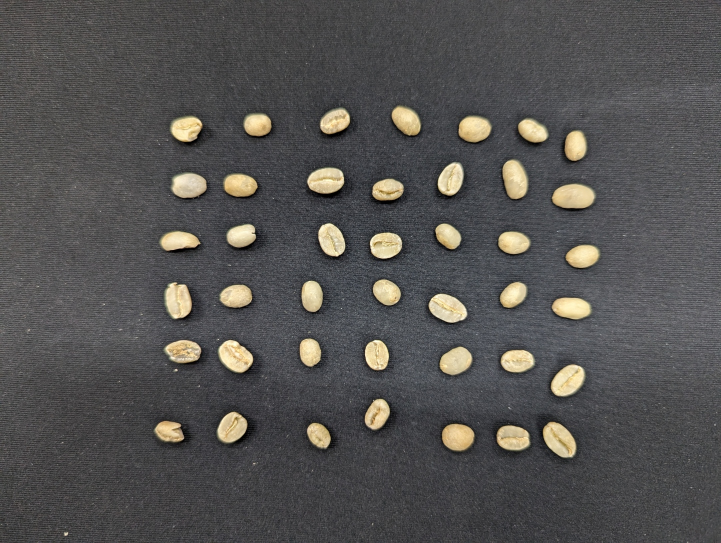
#> input picture images_backup/PXL_20241108_053444916.jpg, 1442 x 1086 px (shown at 1/2 size); its folder holds only this picture in this run
$ python -i coffee_bean_model_test.py   (imports and definitions only)
#> lines starting #> are read from the running program, lines starting #| are printed output that depends on the picture; after the words box and inside, x2 and y2 are one past the last pixel; in counts of white or black regions, pixels touching at a corner belong together
#> further down, picture is the input picture: shape (1086, 1442, 3); mean B, G, R 81.3, 82.3, 83.5
import cv2
import numpy as np
import os
from ultralytics import YOLO

# 載入 YOLOv11 模型
# [1 line that did not run here, left out]


# [7 lines left out: function predict_coffee_bean_yolo, not called in this run]

def process_coffee_beans(
        image,
        show_image=False,
        pixel_threshold_lower=5000,
        pixel_threshold_upper=50000
    ):
    # 轉換為灰度圖
#> called with show_image = True, pixel_threshold_lower = 5000, pixel_threshold_upper = 50000
    gray = cv2.cvtColor(image, cv2.COLOR_BGR2GRAY)
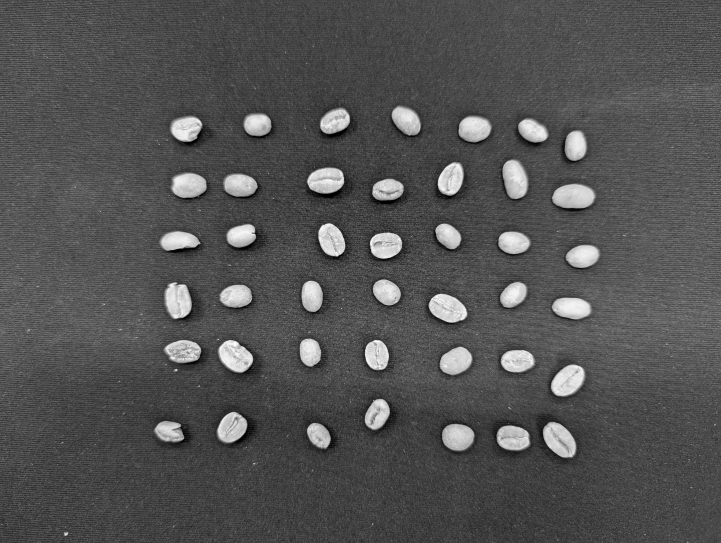
#> gray: shape (1086, 1442) (shown at 1/2 size); min 0, max 253, mean 82.5
    if show_image:
        cv2.imshow('灰度圖', gray)
        cv2.waitKey(0)

    # 使用高斯模糊降噪
    blurred = cv2.GaussianBlur(gray, (5, 5), 0)
    if show_image:
        cv2.imshow('高斯模糊', blurred)
        cv2.waitKey(0)

    # 使用Otsu's二值化方法
    _, binary = cv2.threshold(blurred, 0, 255, cv2.THRESH_BINARY_INV + cv2.THRESH_OTSU)
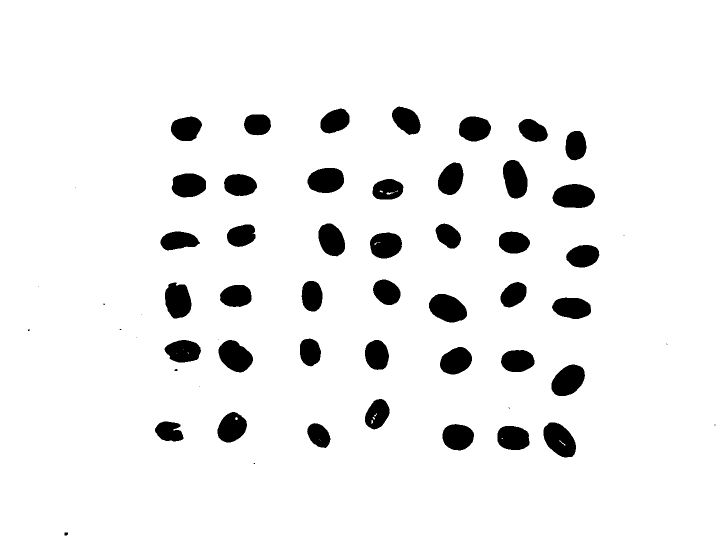
#> binary: shape (1086, 1442) (shown at 1/2 size); 93.6% white; 58 black regions (14 under 20 px), largest, box (x1, y1, x2, y2) and area: (1105, 368, 1190, 416) 3251, (1087, 845, 1152, 915) 3174, (858, 588, 934, 645) 3166
    if show_image:
        cv2.imshow('二值化', binary)
        cv2.waitKey(0)

    # 形態學操作：開運算去除雜訊
    kernel = np.ones((3,3), np.uint8)
    opening = cv2.morphologyEx(binary, cv2.MORPH_OPEN, kernel, iterations=2)
#> opening: shape (1086, 1442); 93.6% white; 58 black regions (14 under 20 px)
    if show_image:
        cv2.imshow('開運算', opening)
        cv2.waitKey(0)

    # 尋找輪廓
    contours, _ = cv2.findContours(opening, cv2.RETR_TREE, cv2.CHAIN_APPROX_SIMPLE)
#> contours = 59 contours, 14 with area under 20; largest, box (x1, y1, x2, y2) and area: (0, 0, 1442, 1086) 1563485, (1104, 367, 1191, 417) 3350, (1086, 844, 1153, 916) 3294, (857, 587, 935, 646) 3258, (436, 679, 507, 746) 3181
    # 在原圖上個別框出每顆咖啡豆
    result = image.copy()

    filtered_contours = [
        contour for contour in contours
        if pixel_threshold_lower < cv2.contourArea(contour) < pixel_threshold_upper]
#> filtered_contours = []

    for i, contour in enumerate(filtered_contours):
        # 計算輪廓面積
        area = cv2.contourArea(contour)
        # 取得輪廓的外接矩形
        x, y, w, h = cv2.boundingRect(contour)
        # 繪製矩形框
        #cv2.rectangle(result, (x, y), (x+w, y+h), (0, 255, 0), 2)
        # 在框上標記編號
        #cv2.putText(result, str(i+1), (x, y-10), cv2.FONT_HERSHEY_SIMPLEX, 0.9, (0, 255, 0), 2)

        # 顯示每個輪廓的面積
        print(f'咖啡豆 #{i+1} 面積: {area:.2f} 像素')
#> this loop made 0 passes

        # 在圖片上顯示面積
        #cv2.putText(result, f'Area: {area:.0f}', (x, y+h+20),
                   # cv2.FONT_HERSHEY_SIMPLEX, 0.6, (255, 0, 0), 2)

    # 建立一個列表來儲存擴展後的咖啡豆區域
    expanded_beans = []

    # 遍歷每個咖啡豆輪廓
    for contour in filtered_contours:
        area = cv2.contourArea(contour)
        if area > pixel_threshold_lower and area < pixel_threshold_upper:
            x, y, w, h = cv2.boundingRect(contour)
            # 擴展邊界3像素
            x_expanded = max(0, x - 3)
            y_expanded = max(0, y - 3)
            w_expanded = min(image.shape[1] - x_expanded, w + 6)
            h_expanded = min(image.shape[0] - y_expanded, h + 6)

            # 將擴展後的區域加入列表
            expanded_beans.append([x_expanded, y_expanded, w_expanded, h_expanded])
#> after the loop, expanded_beans = []
    return result, expanded_beans

def process_and_predict(image, resize_size=None, show_image=True):
    # 使用 process_coffee_beans 提取咖啡豆
    _, expanded_beans = process_coffee_beans(image, show_image=show_image)
#> expanded_beans = []

    # 創建一個空白圖像來顯示所有預測結果
    result_image = image.copy()

    for (x, y, w, h) in expanded_beans:
        # 提取每顆咖啡豆
        coffee_bean = image[y:y+h, x:x+w]

        # 使用 YOLO 模型進行驗證
        predictions = predict_coffee_bean_yolo(coffee_bean)

        # 找到信心度最高的預測
        if predictions:
            best_box = max(predictions, key=lambda box: box.conf[0])
            conf = best_box.conf[0]
            x1, y1, x2, y2 = map(int, best_box.xyxy[0])
            class_id = int(best_box.cls[0])

            # 在原圖上繪製預測類別
            color = (0, 255, 0) if class_id == 1 else (0, 0, 255)
            cv2.rectangle(result_image, (x1 + x, y1 + y), (x2 + x, y2 + y), color, 2)
            cv2.putText(
                img=result_image,
                text=f'ID: {class_id} Conf: {conf:.2f}',
                org=(x1 + x, y1 + y - 10),
                fontFace=cv2.FONT_HERSHEY_SIMPLEX,
                fontScale=0.9,
                color=color,
                thickness=2
            )

    # 調整大小
    if resize_size is not None:
        height, width = result_image.shape[:2]
        new_width = resize_size
        new_height = int((new_width / width) * height)
        result_image = cv2.resize(result_image, (new_width, new_height))

    if show_image:
        cv2.imshow('Coffee Beans Contours', result_image)
        cv2.waitKey(0)
        cv2.destroyAllWindows()

    return result_image


# [35 lines left out: functions test_model, main, not called in this run]

# [5 lines not run here, left out]

>>> import cv2
>>> picture = cv2.imread('images_backup/PXL_20241108_053444916.jpg')
>>> result = process_and_predict(picture)
